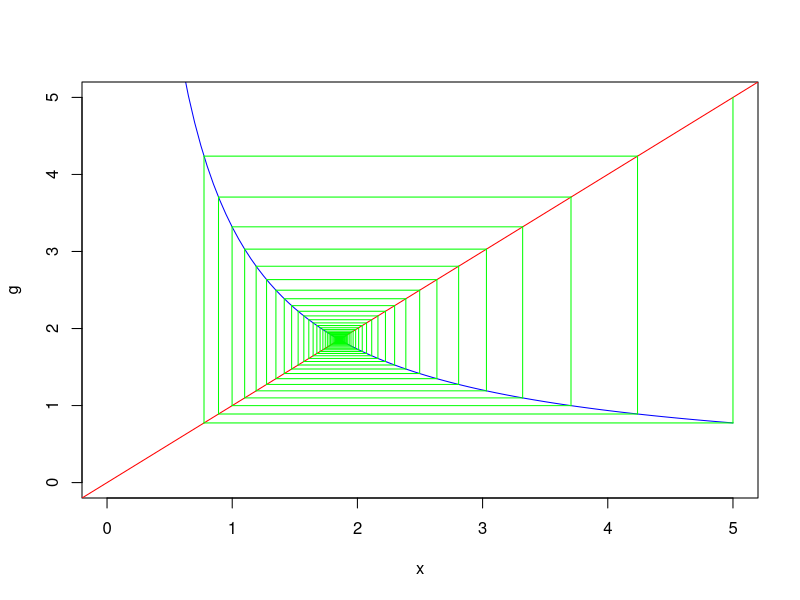
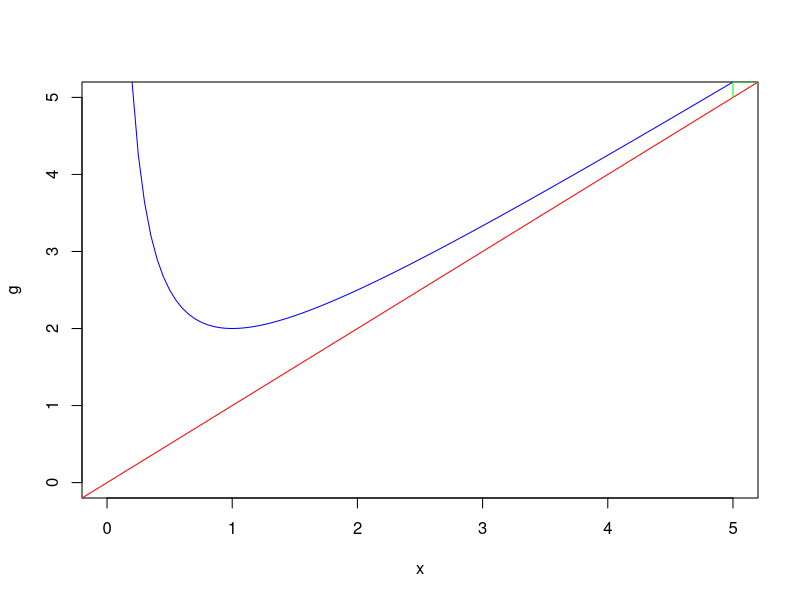
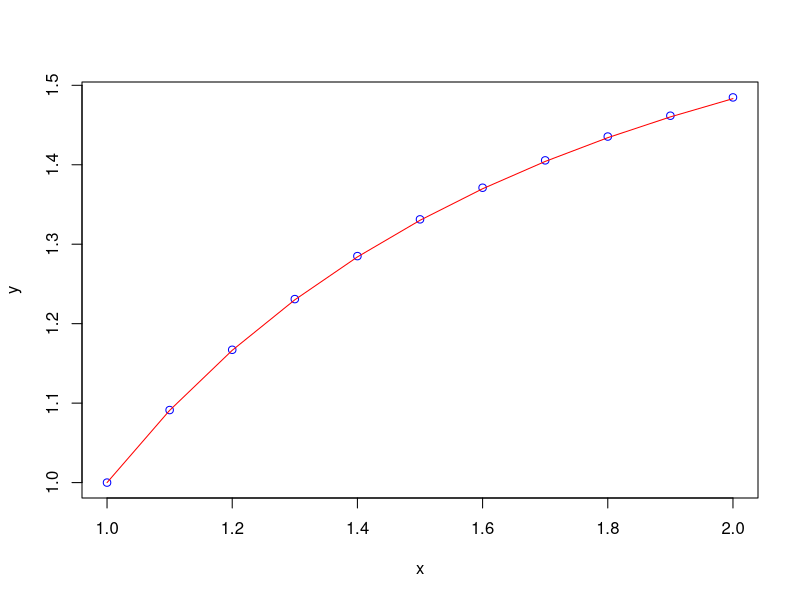

R code for these plots, in order:
# fixed point iteration (metoda proste iterace)
# konvergence/divergence
# y = f(x) => x = g(x)

g <- function(x) {
	return(sqrt(x+10)/x)
}

xstart <- 5
n <- 100
x <- numeric(n)
x[1] <- xstart
plot(g,xlim=c(0,xstart),ylim=c(0,xstart), col="blue")
abline(0,1, col="red") # a+b*x
for(i in 2:n){
	x[i] <- g(x[i-1])
	segments(x0=x[i-1],x1=x[i-1],y0=x[i-1],y1=x[i],col="green")
	segments(x0=x[i-1],x1=x[i],y0=x[i],y1=x[i],col="green")
	print(x[i])
}
# plot(x, type="b")

##################################################################

rm(list=ls())
g <- function(x) {
	return(x+(2/x)/2)
}

xstart <- 5
n <- 40
x <- numeric(n)
x[1] <- xstart
plot(g,xlim=c(0,xstart),ylim=c(0,xstart), col="blue")
abline(0,1, col="red") # a+b*x
for(i in 2:n){
	x[i] <- g(x[i-1])
	segments(x0=x[i-1],x1=x[i-1],y0=x[i-1],y1=x[i],col="green")
	segments(x0=x[i-1],x1=x[i],y0=x[i],y1=x[i],col="green")
	print(x[i])
}

##################################################################
# reseni diferencialnich rovnic pomoci teto metody

rm(list=ls())

step <- function(f,h,x0,y0){
	hpul <- 0.5*h
	x1 <- x0 + h
	y1 <- y0+h*f(x0,y0)
	for(i in 1:10){
		y1 <- y0+hpul*(f(x1,y1)+f(x0,y0))
	}
	return(y1)
}
f <- function(x,y) {
	return((1+y*y)/(x*y*(1+x*x)))
}

h <- 0.1
x <- seq(1,2,h)
n <- length(x)
y <- numeric(n)
y[1] <- 1
for(i in 2:n){
	y[i] <- step(f,h,x[i-1],y[i-1])
}
plot(x,y,col="blue")
lines(x,sqrt((3*x*x-1)/(1+x*x)), col="red")

###############################################################
# SIR model

rm(list=ls())

step <- function(f,h,x0,y0){
	hpul <- 0.5*h
	x1 <- x0 + h
	y1 <- y0+h*f(x0,y0)
	for(i in 1:10){
		y1 <- y0+hpul*(f(x1,y1)+f(x0,y0))
	}
	return(y1)
}
f <- function(x,y) {
	beta <- 1
	nu <-1
	dS <- beta*y[1]*y[2]
	dI <- nu*y[2]
	return(c(-dS,dS-dI,dI))
}

h <- 0.1
x <- seq(0,10,h)
n <- length(x)
y <- matrix(0,nrow=n,ncol=3)
y[1,] <- c(999,1,0)
for(i in 2:n){
	y[i,] <- step(f,h,x[i-1],y[i-1,])
}
points(x,y[,1], col="blue")
points(x,y[,2], col="red")
points(x,y[,3], col="green")


